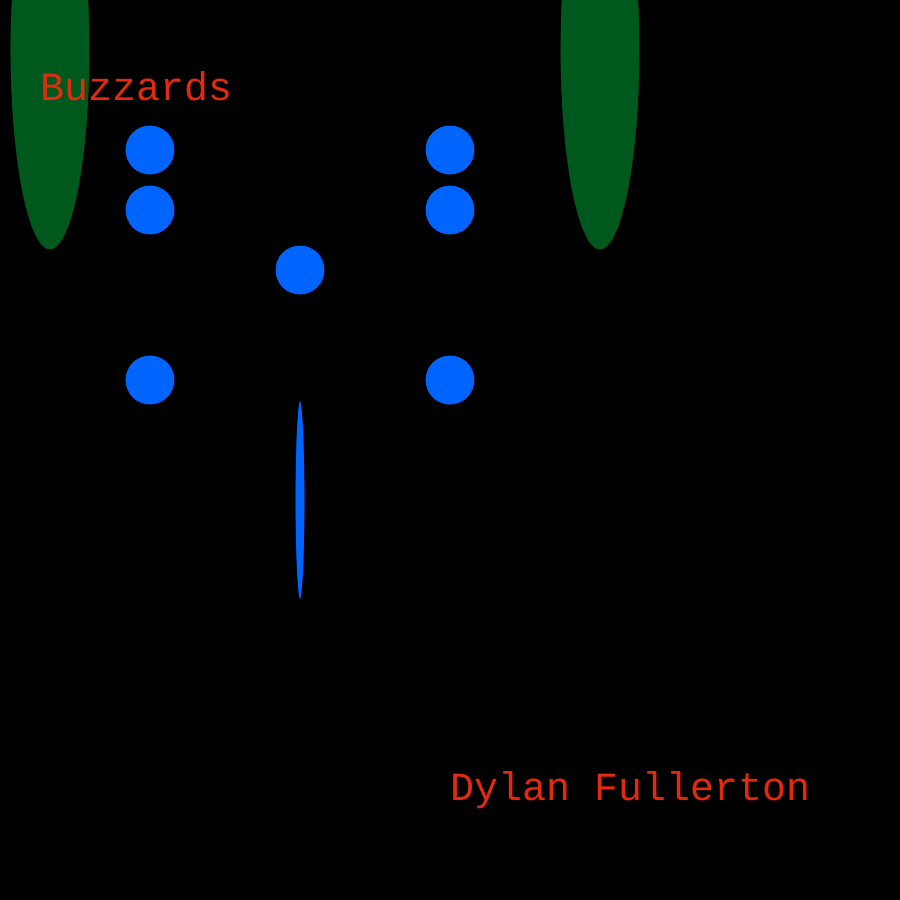
Frame 1 (no input)
Frame 60 (no input): identical to frame 1, image omitted
Frame 120 (the mouse pressed at the canvas centre since frame 60): identical to frame 1, image omitted

The p5.js sketch that drew this single still picture (run headless with seeded random() and noise() and a simulated clock; from frame 60 on, the mouse is pressed at the canvas centre):

// p5.js sketch
// ── sketch.js
var x =300;
var y =500;
var xx =10;
var yy =200;


function setup()
            {
                createCanvas(900,900);
            }
            function draw(){
                background(0);
                function keyPressed(){
            if(keyPressed){
                x -= 205; }
            }
                fill(0,100,255);
                    //eyes//
                circle(150,150,50);
                circle(150,210,50);
                circle(150,380,50);
                circle(450,150,50);
                circle(450,210,50);
                circle(450,380,50);
                circle(300,270,50);

                fill(0, 89, 28);
                    //mouth and foliage//
                ellipse(600, 50, 80, 400);
                ellipse(50, 50, 80, 400);
                fill(0,100,255);
                ellipse(x, y, xx, yy);
                

                 fill(227, 42, 14);
                textFont('Courier New');
                 textSize(40);
                text("Buzzards",40,100)
                 fill(227, 42, 14);
                textFont('Courier New');
                 textSize(40);
                text("Dylan Fullerton",450,800)
            }

            function keyPressed(){
            if (keycode == 32){
                x -= 25; }
            }



            
        
